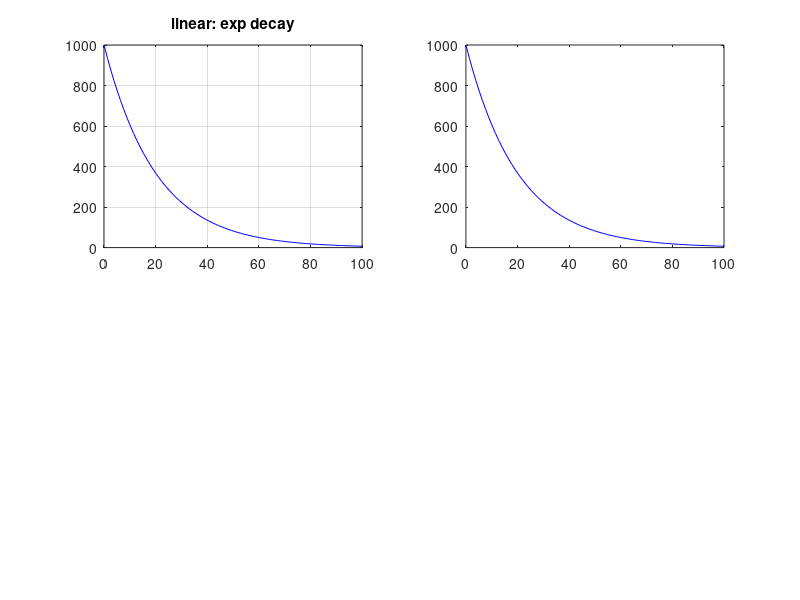

Write MATLAB code to recreate this figure. (Note: this script raises an error after producing the figure.)
% Log-scale axes: exponential decay on semilogy, power law on loglog.
x  = linspace(0.1, 100, 80);
y_exp = exp(-x * 0.05) * 1000;     % straight on semilogy
y_pow = x .^ 2.5;                  % straight on loglog

figure;
subplot(2, 2, 1); plot(x, y_exp, 'b-'); title('linear: exp decay'); grid on;
subplot(2, 2, 2); plot(x, y_exp, 'b-'); semilogy;
                  title('semilogy: exp decay'); grid on;
subplot(2, 2, 3); plot(x, y_pow, 'b-'); title('linear: power law'); grid on;
subplot(2, 2, 4); plot(x, y_pow, 'b-'); loglog;
                  title('loglog: power law'); grid on;
saveas(gcf, '/tmp/plot_log.png');
